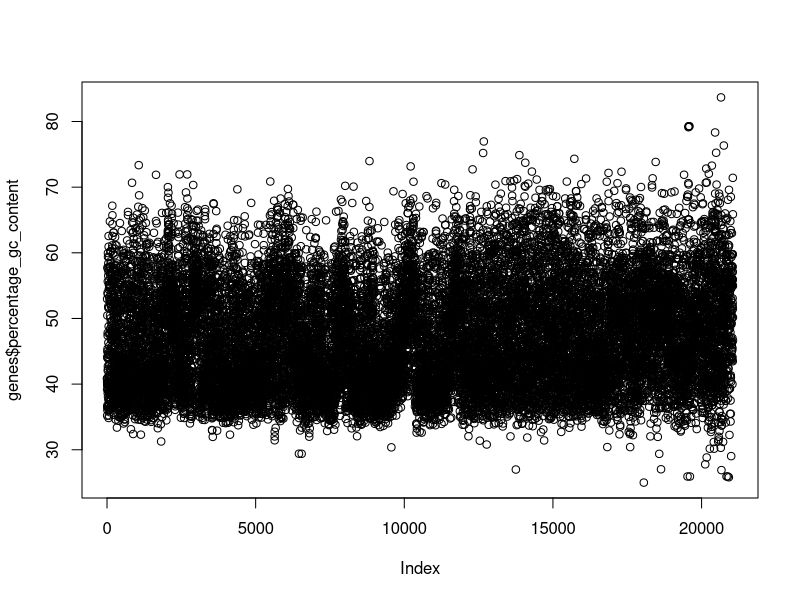
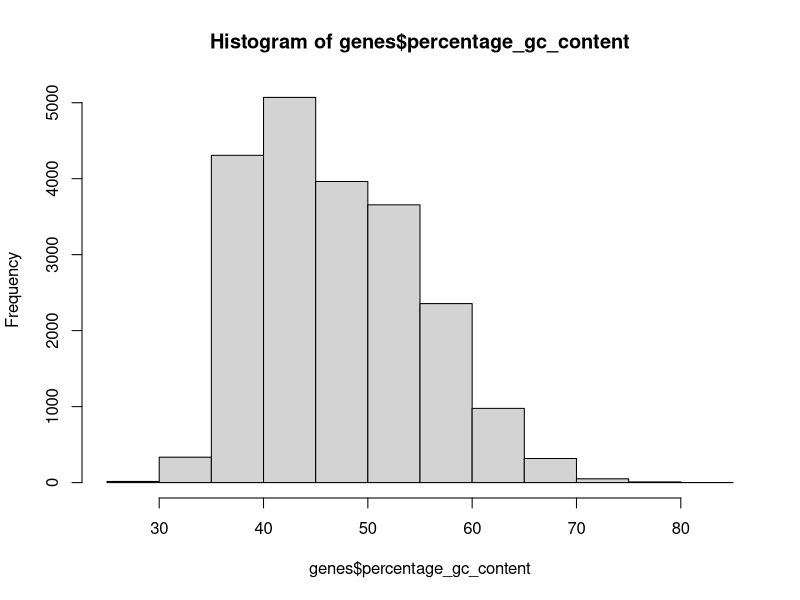
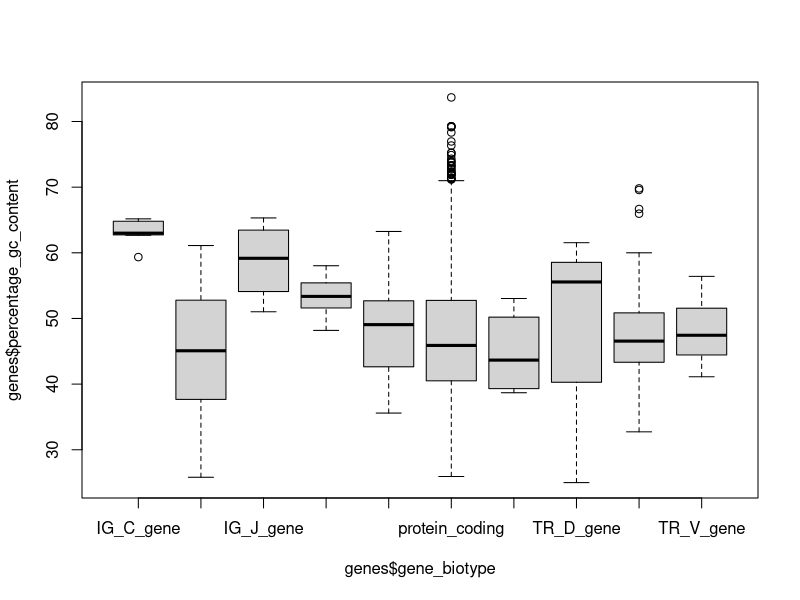
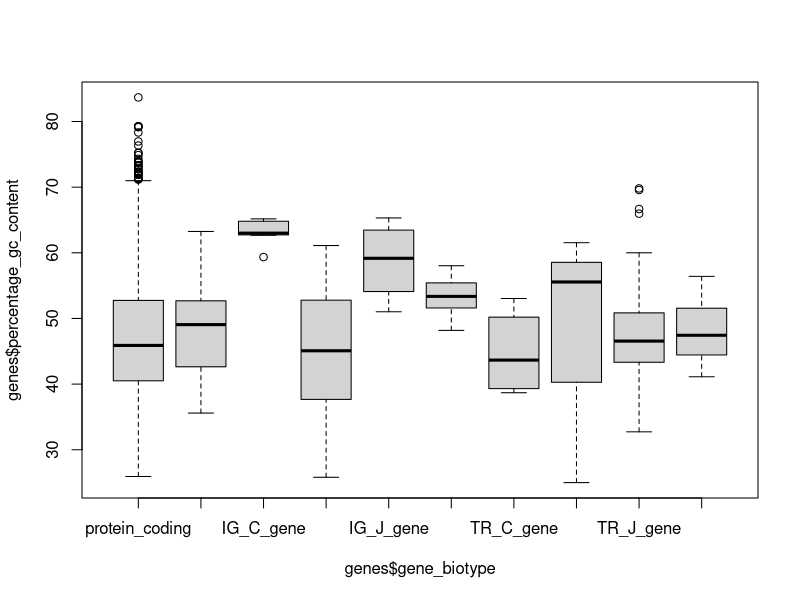

Write the R code that produced these figures, in order. (Note: this script raises an error after producing the figures.)
## ---- chunk 1
rm(list = ls())
getwd()
## ---- chunk 2
# Your code here

## ---- chunk 3
genes <- read.table("data/ensembl_human_genes.txt", header = TRUE, sep = "\t",
                    quote = "", stringsAsFactors = FALSE)
head(genes)
## ---- chunk 4
class(genes)
dim(genes)
str(genes)
## ---- chunk 5
x <- 3
is.vector(x)
length(x)
## ---- chunk 6
is.numeric(genes$percentage_gc_content)
head(genes$percentage_gc_content)
summary(genes$percentage_gc_content)
## ---- chunk 7
is.numeric(genes$cds_length)
## ---- chunk 8
plot(genes$percentage_gc_content)
## ---- chunk 9
hist(genes$percentage_gc_content)
## ---- chunk 10
(num_vec_one <- c(1, 5, 8, 3))  # c stands for "combine"
(num_vec_two <- 1:8)
(num_vec_three <- seq(from = 3, to = 12, by = 3))
## ---- chunk 11
num_vec_one + 1
num_vec_two / num_vec_three
num_vec_three / num_vec_three
c(0, 0, 0, 0) + 1:3  # alternatively could have used rep(0, 4)
## ---- chunk 12
sqrt(c(2, 4, 9, 16))
abs(c(-4, 6, -987))
## ---- chunk 13
1:100
## ---- chunk 14
num_vec_three
num_vec_three[2:4]
num_vec_three[c(1, 4)]
genes$external_gene_id[c(1, 4, 15)]
## ---- chunk 15
# your code here

## ---- chunk 16
dna_seqs <- c("AGTCTATGCTAGC", "ACT", "ATCGTCTCTCGGCTGGCGGCAA")
dna_len <- nchar(dna_seqs)  # counts the number of characters in each string
dna_len
## ---- chunk 17
chroms <- c(1:23, "X", "Y", "MT")  # the numbers are converted to characters
# Add the prefix "chr"
paste("chr", chroms, sep = "")  # alternatively could use paste0
## ---- chunk 18
ensembl_gene_id_short <- substr(genes$ensembl_gene_id, 10, 15)
head(ensembl_gene_id_short)
## ---- chunk 19
(biotypes <- unique(genes$gene_biotype))
gsub("_", "-", biotypes)
## ---- chunk 20
head(genes$name_1006)  # the cryptic name Ensembl uses for GO description
grep("mast cell", genes$name_1006)
## ---- chunk 21
genes$gene_biotype <- factor(genes$gene_biotype)
str(genes$gene_biotype)
levels(genes$gene_biotype)
table(genes$gene_biotype)
boxplot(genes$percentage_gc_content ~ genes$gene_biotype)
## ---- chunk 22
genes$gene_biotype <- ordered(genes$gene_biotype, levels = c("protein_coding",
                              "polymorphic_pseudogene", "IG_C_gene", 
                              "IG_D_gene", "IG_J_gene", "IG_V_gene",
                              "TR_C_gene", "TR_D_gene", "TR_J_gene", 
                              "TR_V_gene"))
boxplot(genes$percentage_gc_content ~ genes$gene_biotype)
## ---- chunk 23
tapply(genes$percentage_gc_content, genes$gene_biotype, median)
## ---- chunk 24
is.vector(genes$gene_biotype)
is.factor(genes$gene_biotype)
## ---- chunk 25
1:10 < 5
!c(TRUE, FALSE, TRUE, TRUE)
c(TRUE, TRUE, FALSE) & c(TRUE, FALSE, FALSE)
c(TRUE, TRUE, FALSE) | c(TRUE, FALSE, FALSE)
xor(c(TRUE, TRUE, FALSE), c(TRUE, FALSE, FALSE))
c(TRUE, TRUE, TRUE) && c(TRUE, FALSE, TRUE) && c(FALSE, FALSE, TRUE)
## ---- chunk 26
T == TRUE
T <- "abc"
T == TRUE
# TRUE  <- "abc"  # throws an error
rm(T)
## ---- chunk 27
TRUE == 1
FALSE == 0
# How many are numbers in my vector are greater than 10?
my_nums <- c(5, 54, 9, 4, 1, 84, 47, 35, 18)
my_nums > 10
sum(my_nums > 10)
# How many are greater than 10 but less than 40?
sum(my_nums > 10 & my_nums < 40)
## ---- chunk 28
x <- 1:10
(divisible_by_2 <- x %% 2 == 0)
x[divisible_by_2]
# This can also be done in just one line of code
x[x %% 2 == 0]
## ---- chunk 29
as.character(-5:5)
as.character(c(TRUE, T, F, FALSE))
as.numeric(c("1", "2", "3"))
as.numeric(c(TRUE, T, F, FALSE))
as.logical(c("TRUE", "T", "F", "FALSE"))
as.logical(-10:10)
## ---- chunk 30
chroms <- c(1, 5, 3, 1, "X")
chroms_fac <- as.factor(chroms)
as.numeric(chroms_fac)
str(chroms_fac)
## ---- chunk 31
numeric_fac <- factor(c(87, 3, 1, 7, 25, 3, 87))
as.numeric(as.character(numeric_fac))
## ---- chunk 32
# png("figs/distribution-gc-content.png")

# Customize the histogram here
hist(genes$percentage_gc_content)

# dev.off()
## ---- chunk 33
genes[158:165, 4:6]
## ---- chunk 34
# Only keep every other column
genes[1:10, c(TRUE, FALSE)]
## ---- chunk 35
dim(genes[3, ]) # select only the 3rd row, returns a data.frame
length(genes[, 8]) # select only the 8th column, returns a vector
## ---- chunk 36
# Select only genes with the biotype "protein_coding"
dim(genes[genes$gene_biotype == "protein_coding", ])
## ---- chunk 37
# Your code here

## ---- chunk 38
# Your code here

## ---- chunk 39
colnames(genes)
genes[1:10, c("ensembl_transcript_id", "cds_length")]
## ---- chunk 40
# Your code here

